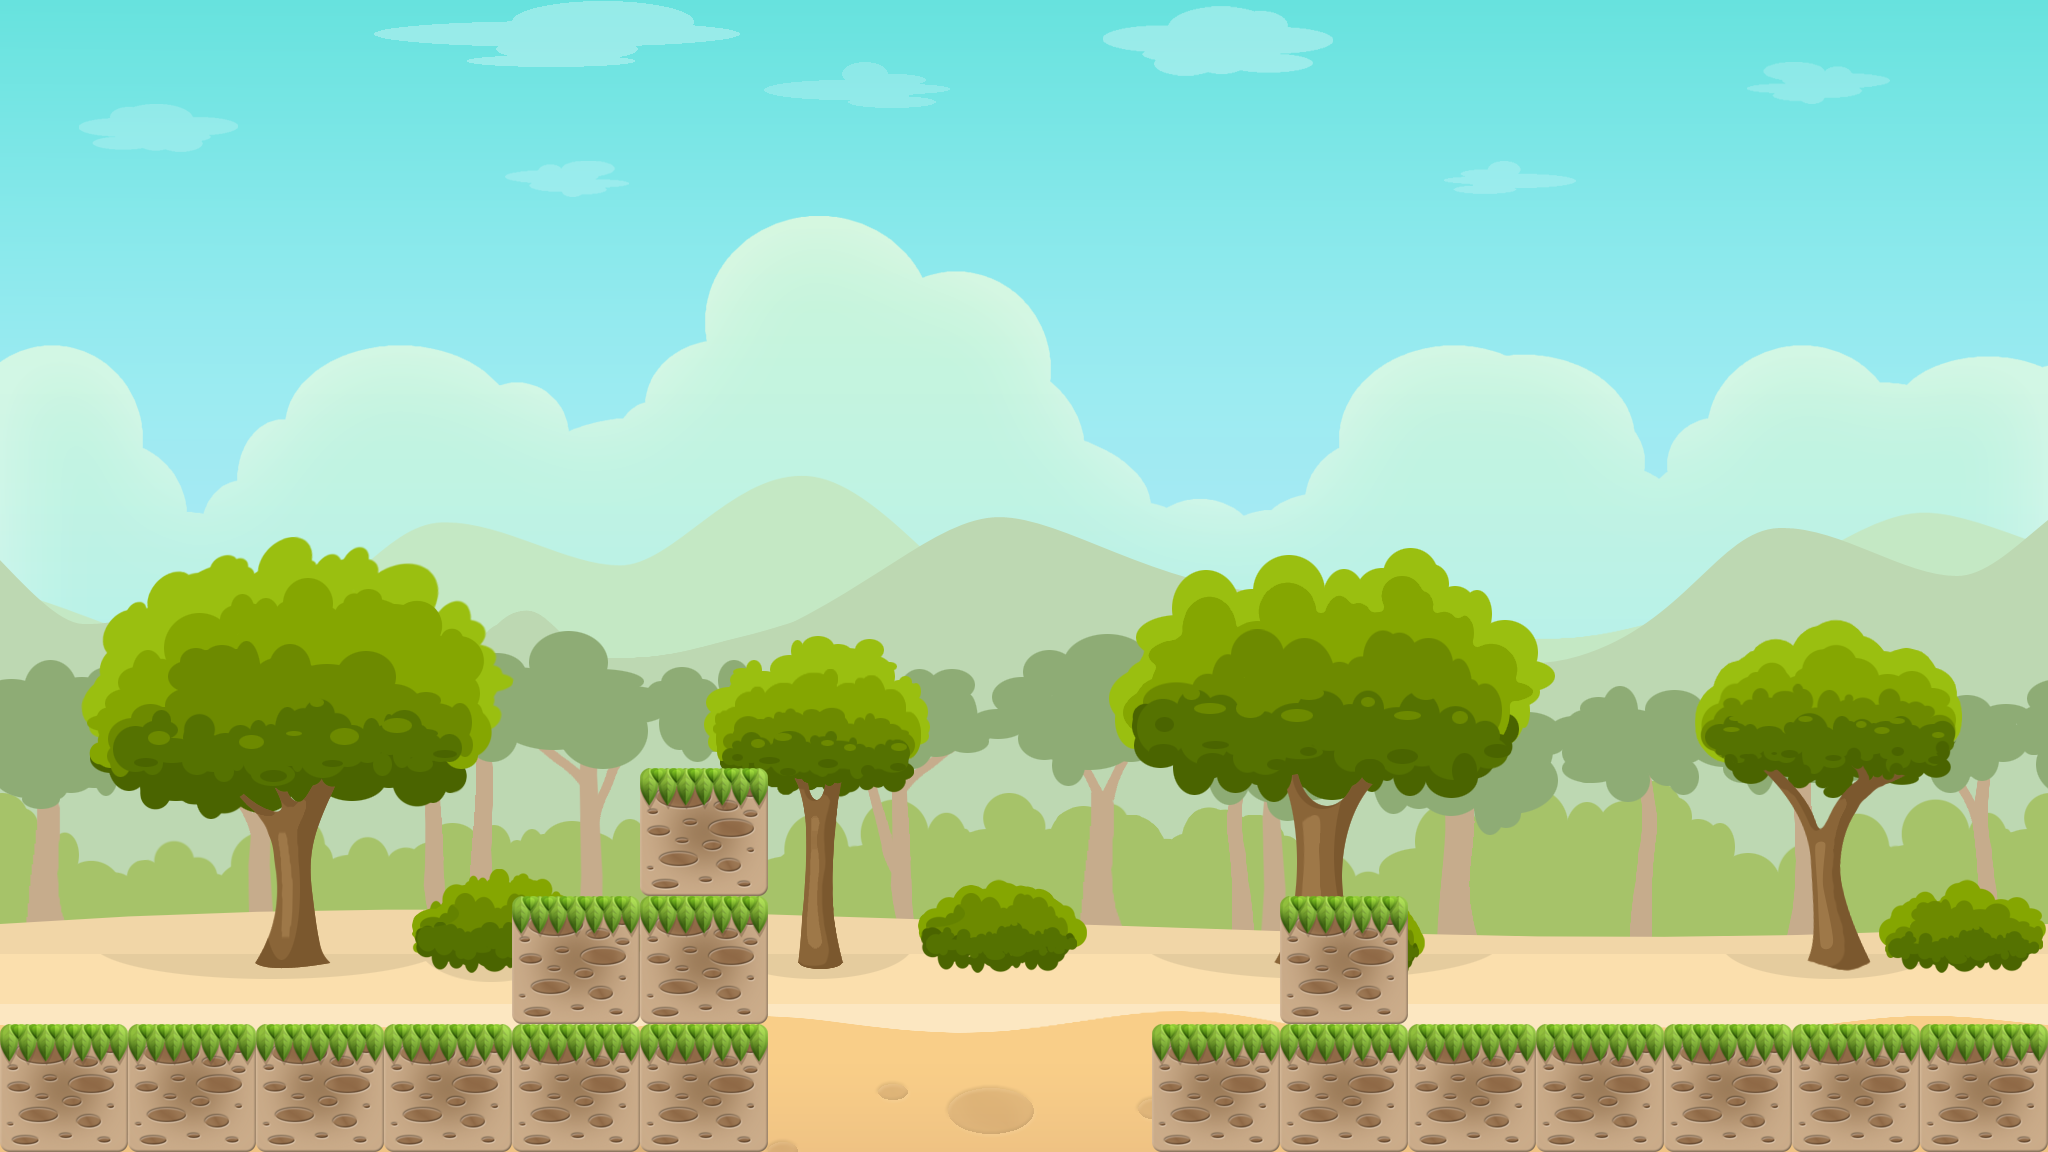

Tiled map render using the project's own tile images. Description and the whole map definition, tile-layer contents included, below:
An orthogonal 16x9 tile map with 128x128 px tiles, 1 tile layer (Tile Layer 1), 1 image layer and 5 objects (5x ground).

<map version="1.0" tiledversion="1.1.3" orientation="orthogonal" renderorder="left-up" width="16" height="9" tilewidth="128" tileheight="128" infinite="0" nextobjectid="11">
 <tileset firstgid="1" source="level1.tsx" />
 <imagelayer name="Image Layer 1" offsetx="0" offsety="-200">
  <image source="parallax background3.png" width="2048" height="1546" />
 </imagelayer>
 <layer name="Tile Layer 1" width="16" height="9">
  <data encoding="csv">
0,0,0,0,0,0,0,0,0,0,0,0,0,0,0,0,
0,0,0,0,0,0,0,0,0,0,0,0,0,0,0,0,
0,0,0,0,0,0,0,0,0,0,0,0,0,0,0,0,
0,0,0,0,0,0,0,0,0,0,0,0,0,0,0,0,
0,0,0,0,0,0,0,0,0,0,0,0,0,0,0,0,
0,0,0,0,0,0,0,0,0,0,0,0,0,0,0,0,
0,0,0,0,0,1,0,0,0,0,0,0,0,0,0,0,
0,0,0,0,1,1,0,0,0,0,1,0,0,0,0,0,
1,1,1,1,1,1,0,0,0,1,1,1,1,1,1,1
</data>
 </layer>
 <objectgroup name="GroundObjects">
  <object id="5" type="ground" x="0" y="1024" width="640" height="125.333" />
  <object id="6" type="ground" x="512" y="897.333" width="189.333" height="176" />
  <object id="7" type="ground" x="640" y="768" width="125.333" height="382.667" />
  <object id="8" type="ground" x="1152" y="1024" width="892.667" height="125.333" />
  <object id="9" type="ground" x="1281.33" y="896" width="126.667" height="253.334" />
 </objectgroup>
</map>
